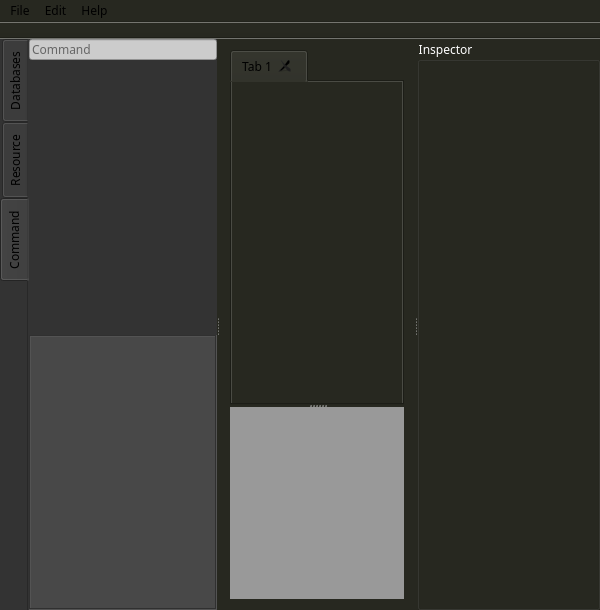
<?xml version="1.0" encoding="UTF-8"?>
<ui version="4.0">
 <class>MainWindow</class>
 <widget class="QMainWindow" name="MainWindow">
  <property name="geometry">
   <rect>
    <x>0</x>
    <y>0</y>
    <width>600</width>
    <height>610</height>
   </rect>
  </property>
  <property name="palette">
   <palette>
    <active>
     <colorrole role="WindowText">
      <brush brushstyle="SolidPattern">
       <color alpha="255">
        <red>255</red>
        <green>255</green>
        <blue>255</blue>
       </color>
      </brush>
     </colorrole>
     <colorrole role="Button">
      <brush brushstyle="SolidPattern">
       <color alpha="255">
        <red>230</red>
        <green>230</green>
        <blue>230</blue>
       </color>
      </brush>
     </colorrole>
     <colorrole role="Text">
      <brush brushstyle="SolidPattern">
       <color alpha="255">
        <red>230</red>
        <green>230</green>
        <blue>230</blue>
       </color>
      </brush>
     </colorrole>
     <colorrole role="Base">
      <brush brushstyle="SolidPattern">
       <color alpha="255">
        <red>39</red>
        <green>40</green>
        <blue>32</blue>
       </color>
      </brush>
     </colorrole>
     <colorrole role="Window">
      <brush brushstyle="SolidPattern">
       <color alpha="255">
        <red>39</red>
        <green>40</green>
        <blue>32</blue>
       </color>
      </brush>
     </colorrole>
    </active>
    <inactive>
     <colorrole role="WindowText">
      <brush brushstyle="SolidPattern">
       <color alpha="255">
        <red>255</red>
        <green>255</green>
        <blue>255</blue>
       </color>
      </brush>
     </colorrole>
     <colorrole role="Button">
      <brush brushstyle="SolidPattern">
       <color alpha="255">
        <red>230</red>
        <green>230</green>
        <blue>230</blue>
       </color>
      </brush>
     </colorrole>
     <colorrole role="Text">
      <brush brushstyle="SolidPattern">
       <color alpha="255">
        <red>230</red>
        <green>230</green>
        <blue>230</blue>
       </color>
      </brush>
     </colorrole>
     <colorrole role="Base">
      <brush brushstyle="SolidPattern">
       <color alpha="255">
        <red>39</red>
        <green>40</green>
        <blue>32</blue>
       </color>
      </brush>
     </colorrole>
     <colorrole role="Window">
      <brush brushstyle="SolidPattern">
       <color alpha="255">
        <red>39</red>
        <green>40</green>
        <blue>32</blue>
       </color>
      </brush>
     </colorrole>
    </inactive>
    <disabled>
     <colorrole role="WindowText">
      <brush brushstyle="SolidPattern">
       <color alpha="255">
        <red>127</red>
        <green>127</green>
        <blue>127</blue>
       </color>
      </brush>
     </colorrole>
     <colorrole role="Button">
      <brush brushstyle="SolidPattern">
       <color alpha="255">
        <red>230</red>
        <green>230</green>
        <blue>230</blue>
       </color>
      </brush>
     </colorrole>
     <colorrole role="Text">
      <brush brushstyle="SolidPattern">
       <color alpha="255">
        <red>127</red>
        <green>127</green>
        <blue>127</blue>
       </color>
      </brush>
     </colorrole>
     <colorrole role="Base">
      <brush brushstyle="SolidPattern">
       <color alpha="255">
        <red>39</red>
        <green>40</green>
        <blue>32</blue>
       </color>
      </brush>
     </colorrole>
     <colorrole role="Window">
      <brush brushstyle="SolidPattern">
       <color alpha="255">
        <red>39</red>
        <green>40</green>
        <blue>32</blue>
       </color>
      </brush>
     </colorrole>
    </disabled>
   </palette>
  </property>
  <property name="font">
   <font>
    <family>Monaco</family>
   </font>
  </property>
  <property name="cursor">
   <cursorShape>ArrowCursor</cursorShape>
  </property>
  <property name="windowTitle">
   <string>Smoke-D</string>
  </property>
  <property name="dockOptions">
   <set>QMainWindow::AllowTabbedDocks|QMainWindow::AnimatedDocks</set>
  </property>
  <property name="unifiedTitleAndToolBarOnMac">
   <bool>false</bool>
  </property>
  <widget class="QWidget" name="centralWidget">
   <property name="font">
    <font>
     <family>Trebuchet MS</family>
    </font>
   </property>
   <property name="autoFillBackground">
    <bool>false</bool>
   </property>
   <property name="styleSheet">
    <string notr="true">background: rgb(39, 40, 32);s</string>
   </property>
   <layout class="QVBoxLayout" name="verticalLayout_3">
    <property name="leftMargin">
     <number>0</number>
    </property>
    <property name="topMargin">
     <number>0</number>
    </property>
    <property name="rightMargin">
     <number>0</number>
    </property>
    <property name="bottomMargin">
     <number>0</number>
    </property>
    <item>
     <widget class="QSplitter" name="splitter_2">
      <property name="orientation">
       <enum>Qt::Horizontal</enum>
      </property>
      <property name="handleWidth">
       <number>2</number>
      </property>
      <widget class="QTabWidget" name="right_tabs">
       <property name="sizePolicy">
        <sizepolicy hsizetype="Expanding" vsizetype="Expanding">
         <horstretch>0</horstretch>
         <verstretch>0</verstretch>
        </sizepolicy>
       </property>
       <property name="maximumSize">
        <size>
         <width>300</width>
         <height>16777215</height>
        </size>
       </property>
       <property name="palette">
        <palette>
         <active>
          <colorrole role="WindowText">
           <brush brushstyle="SolidPattern">
            <color alpha="255">
             <red>255</red>
             <green>255</green>
             <blue>255</blue>
            </color>
           </brush>
          </colorrole>
          <colorrole role="Button">
           <brush brushstyle="SolidPattern">
            <color alpha="255">
             <red>51</red>
             <green>51</green>
             <blue>51</blue>
            </color>
           </brush>
          </colorrole>
          <colorrole role="Text">
           <brush brushstyle="SolidPattern">
            <color alpha="255">
             <red>255</red>
             <green>255</green>
             <blue>255</blue>
            </color>
           </brush>
          </colorrole>
          <colorrole role="ButtonText">
           <brush brushstyle="SolidPattern">
            <color alpha="255">
             <red>255</red>
             <green>255</green>
             <blue>255</blue>
            </color>
           </brush>
          </colorrole>
          <colorrole role="Base">
           <brush brushstyle="SolidPattern">
            <color alpha="255">
             <red>51</red>
             <green>51</green>
             <blue>51</blue>
            </color>
           </brush>
          </colorrole>
          <colorrole role="Window">
           <brush brushstyle="SolidPattern">
            <color alpha="255">
             <red>51</red>
             <green>51</green>
             <blue>51</blue>
            </color>
           </brush>
          </colorrole>
         </active>
         <inactive>
          <colorrole role="WindowText">
           <brush brushstyle="SolidPattern">
            <color alpha="255">
             <red>255</red>
             <green>255</green>
             <blue>255</blue>
            </color>
           </brush>
          </colorrole>
          <colorrole role="Button">
           <brush brushstyle="SolidPattern">
            <color alpha="255">
             <red>51</red>
             <green>51</green>
             <blue>51</blue>
            </color>
           </brush>
          </colorrole>
          <colorrole role="Text">
           <brush brushstyle="SolidPattern">
            <color alpha="255">
             <red>255</red>
             <green>255</green>
             <blue>255</blue>
            </color>
           </brush>
          </colorrole>
          <colorrole role="ButtonText">
           <brush brushstyle="SolidPattern">
            <color alpha="255">
             <red>255</red>
             <green>255</green>
             <blue>255</blue>
            </color>
           </brush>
          </colorrole>
          <colorrole role="Base">
           <brush brushstyle="SolidPattern">
            <color alpha="255">
             <red>51</red>
             <green>51</green>
             <blue>51</blue>
            </color>
           </brush>
          </colorrole>
          <colorrole role="Window">
           <brush brushstyle="SolidPattern">
            <color alpha="255">
             <red>51</red>
             <green>51</green>
             <blue>51</blue>
            </color>
           </brush>
          </colorrole>
         </inactive>
         <disabled>
          <colorrole role="WindowText">
           <brush brushstyle="SolidPattern">
            <color alpha="255">
             <red>255</red>
             <green>255</green>
             <blue>255</blue>
            </color>
           </brush>
          </colorrole>
          <colorrole role="Button">
           <brush brushstyle="SolidPattern">
            <color alpha="255">
             <red>51</red>
             <green>51</green>
             <blue>51</blue>
            </color>
           </brush>
          </colorrole>
          <colorrole role="Text">
           <brush brushstyle="SolidPattern">
            <color alpha="255">
             <red>255</red>
             <green>255</green>
             <blue>255</blue>
            </color>
           </brush>
          </colorrole>
          <colorrole role="ButtonText">
           <brush brushstyle="SolidPattern">
            <color alpha="255">
             <red>255</red>
             <green>255</green>
             <blue>255</blue>
            </color>
           </brush>
          </colorrole>
          <colorrole role="Base">
           <brush brushstyle="SolidPattern">
            <color alpha="255">
             <red>51</red>
             <green>51</green>
             <blue>51</blue>
            </color>
           </brush>
          </colorrole>
          <colorrole role="Window">
           <brush brushstyle="SolidPattern">
            <color alpha="255">
             <red>51</red>
             <green>51</green>
             <blue>51</blue>
            </color>
           </brush>
          </colorrole>
         </disabled>
        </palette>
       </property>
       <property name="font">
        <font>
         <family>Museo Slab</family>
        </font>
       </property>
       <property name="autoFillBackground">
        <bool>false</bool>
       </property>
       <property name="styleSheet">
        <string notr="true">background: rgb(51, 51, 51);</string>
       </property>
       <property name="tabPosition">
        <enum>QTabWidget::West</enum>
       </property>
       <property name="tabShape">
        <enum>QTabWidget::Rounded</enum>
       </property>
       <property name="currentIndex">
        <number>2</number>
       </property>
       <property name="elideMode">
        <enum>Qt::ElideLeft</enum>
       </property>
       <property name="usesScrollButtons">
        <bool>true</bool>
       </property>
       <property name="documentMode">
        <bool>true</bool>
       </property>
       <property name="tabsClosable">
        <bool>false</bool>
       </property>
       <property name="movable">
        <bool>false</bool>
       </property>
       <widget class="QWidget" name="tab_db">
        <attribute name="title">
         <string>Databases</string>
        </attribute>
       </widget>
       <widget class="QWidget" name="tab_resourceview">
        <attribute name="title">
         <string>Resource</string>
        </attribute>
        <layout class="QVBoxLayout" name="verticalLayout_2">
         <item>
          <widget class="QTreeView" name="resource_view">
           <property name="font">
            <font>
             <family>Museo Slab</family>
            </font>
           </property>
           <property name="styleSheet">
            <string notr="true">color: rgb(230, 230, 230);</string>
           </property>
           <property name="frameShape">
            <enum>QFrame::NoFrame</enum>
           </property>
           <property name="frameShadow">
            <enum>QFrame::Plain</enum>
           </property>
           <property name="lineWidth">
            <number>0</number>
           </property>
           <property name="uniformRowHeights">
            <bool>true</bool>
           </property>
           <property name="sortingEnabled">
            <bool>true</bool>
           </property>
           <property name="animated">
            <bool>true</bool>
           </property>
           <property name="wordWrap">
            <bool>true</bool>
           </property>
           <attribute name="headerDefaultSectionSize">
            <number>100</number>
           </attribute>
          </widget>
         </item>
        </layout>
       </widget>
       <widget class="QWidget" name="tab_cmd">
        <attribute name="title">
         <string>Command</string>
        </attribute>
        <layout class="QVBoxLayout" name="verticalLayout_6">
         <property name="spacing">
          <number>0</number>
         </property>
         <property name="leftMargin">
          <number>0</number>
         </property>
         <property name="topMargin">
          <number>0</number>
         </property>
         <property name="rightMargin">
          <number>0</number>
         </property>
         <property name="bottomMargin">
          <number>0</number>
         </property>
         <item>
          <widget class="QLineEdit" name="cmd">
           <property name="maximumSize">
            <size>
             <width>16777215</width>
             <height>21</height>
            </size>
           </property>
           <property name="font">
            <font>
             <family>Monaco</family>
            </font>
           </property>
           <property name="mouseTracking">
            <bool>true</bool>
           </property>
           <property name="styleSheet">
            <string notr="true">background: rgb(204, 204, 204);</string>
           </property>
           <property name="frame">
            <bool>true</bool>
           </property>
           <property name="placeholderText">
            <string>Command</string>
           </property>
          </widget>
         </item>
         <item>
          <widget class="QListView" name="cmd_view">
           <property name="palette">
            <palette>
             <active>
              <colorrole role="Button">
               <brush brushstyle="SolidPattern">
                <color alpha="255">
                 <red>51</red>
                 <green>51</green>
                 <blue>51</blue>
                </color>
               </brush>
              </colorrole>
              <colorrole role="Text">
               <brush brushstyle="SolidPattern">
                <color alpha="255">
                 <red>255</red>
                 <green>255</green>
                 <blue>255</blue>
                </color>
               </brush>
              </colorrole>
              <colorrole role="Base">
               <brush brushstyle="SolidPattern">
                <color alpha="255">
                 <red>51</red>
                 <green>51</green>
                 <blue>51</blue>
                </color>
               </brush>
              </colorrole>
              <colorrole role="Window">
               <brush brushstyle="SolidPattern">
                <color alpha="255">
                 <red>51</red>
                 <green>51</green>
                 <blue>51</blue>
                </color>
               </brush>
              </colorrole>
             </active>
             <inactive>
              <colorrole role="Button">
               <brush brushstyle="SolidPattern">
                <color alpha="255">
                 <red>51</red>
                 <green>51</green>
                 <blue>51</blue>
                </color>
               </brush>
              </colorrole>
              <colorrole role="Text">
               <brush brushstyle="SolidPattern">
                <color alpha="255">
                 <red>255</red>
                 <green>255</green>
                 <blue>255</blue>
                </color>
               </brush>
              </colorrole>
              <colorrole role="Base">
               <brush brushstyle="SolidPattern">
                <color alpha="255">
                 <red>51</red>
                 <green>51</green>
                 <blue>51</blue>
                </color>
               </brush>
              </colorrole>
              <colorrole role="Window">
               <brush brushstyle="SolidPattern">
                <color alpha="255">
                 <red>51</red>
                 <green>51</green>
                 <blue>51</blue>
                </color>
               </brush>
              </colorrole>
             </inactive>
             <disabled>
              <colorrole role="Button">
               <brush brushstyle="SolidPattern">
                <color alpha="255">
                 <red>51</red>
                 <green>51</green>
                 <blue>51</blue>
                </color>
               </brush>
              </colorrole>
              <colorrole role="Text">
               <brush brushstyle="SolidPattern">
                <color alpha="255">
                 <red>127</red>
                 <green>127</green>
                 <blue>127</blue>
                </color>
               </brush>
              </colorrole>
              <colorrole role="Base">
               <brush brushstyle="SolidPattern">
                <color alpha="255">
                 <red>51</red>
                 <green>51</green>
                 <blue>51</blue>
                </color>
               </brush>
              </colorrole>
              <colorrole role="Window">
               <brush brushstyle="SolidPattern">
                <color alpha="255">
                 <red>51</red>
                 <green>51</green>
                 <blue>51</blue>
                </color>
               </brush>
              </colorrole>
             </disabled>
            </palette>
           </property>
           <property name="font">
            <font>
             <family>Museo Slab</family>
            </font>
           </property>
           <property name="focusPolicy">
            <enum>Qt::StrongFocus</enum>
           </property>
           <property name="styleSheet">
            <string notr="true"/>
           </property>
           <property name="frameShape">
            <enum>QFrame::NoFrame</enum>
           </property>
           <property name="frameShadow">
            <enum>QFrame::Plain</enum>
           </property>
           <property name="editTriggers">
            <set>QAbstractItemView::NoEditTriggers</set>
           </property>
           <property name="selectionRectVisible">
            <bool>true</bool>
           </property>
          </widget>
         </item>
         <item>
          <widget class="QTextBrowser" name="cmd_help">
           <property name="font">
            <font>
             <family>Museo Slab</family>
            </font>
           </property>
           <property name="styleSheet">
            <string notr="true">color: rgb(255, 255, 255);
background-color: rgb(72, 72, 72);</string>
           </property>
           <property name="frameShape">
            <enum>QFrame::Box</enum>
           </property>
           <property name="frameShadow">
            <enum>QFrame::Sunken</enum>
           </property>
          </widget>
         </item>
        </layout>
       </widget>
      </widget>
      <widget class="QWidget" name="layoutWidget">
       <layout class="QVBoxLayout" name="verticalLayout">
        <property name="spacing">
         <number>0</number>
        </property>
        <item>
         <widget class="QSplitter" name="splitter">
          <property name="sizePolicy">
           <sizepolicy hsizetype="Preferred" vsizetype="Expanding">
            <horstretch>1</horstretch>
            <verstretch>0</verstretch>
           </sizepolicy>
          </property>
          <property name="orientation">
           <enum>Qt::Vertical</enum>
          </property>
          <property name="handleWidth">
           <number>2</number>
          </property>
          <widget class="QTabWidget" name="scene_tabs">
           <property name="sizePolicy">
            <sizepolicy hsizetype="Expanding" vsizetype="Expanding">
             <horstretch>0</horstretch>
             <verstretch>1</verstretch>
            </sizepolicy>
           </property>
           <property name="font">
            <font>
             <family>Museo Slab</family>
            </font>
           </property>
           <property name="mouseTracking">
            <bool>false</bool>
           </property>
           <property name="styleSheet">
            <string notr="true"/>
           </property>
           <property name="tabShape">
            <enum>QTabWidget::Rounded</enum>
           </property>
           <property name="currentIndex">
            <number>0</number>
           </property>
           <property name="elideMode">
            <enum>Qt::ElideNone</enum>
           </property>
           <property name="usesScrollButtons">
            <bool>true</bool>
           </property>
           <property name="documentMode">
            <bool>false</bool>
           </property>
           <property name="tabsClosable">
            <bool>true</bool>
           </property>
           <property name="movable">
            <bool>true</bool>
           </property>
           <widget class="QWidget" name="scene1">
            <property name="mouseTracking">
             <bool>true</bool>
            </property>
            <attribute name="title">
             <string>Tab 1</string>
            </attribute>
            <layout class="QVBoxLayout" name="verticalLayout_5">
             <property name="leftMargin">
              <number>0</number>
             </property>
             <property name="topMargin">
              <number>0</number>
             </property>
             <property name="rightMargin">
              <number>0</number>
             </property>
             <property name="bottomMargin">
              <number>0</number>
             </property>
             <item>
              <widget class="SmokeGraphicsView" name="graphics_view">
               <property name="frameShape">
                <enum>QFrame::NoFrame</enum>
               </property>
              </widget>
             </item>
            </layout>
           </widget>
          </widget>
          <widget class="QTextEdit" name="cmd_textoutput">
           <property name="sizePolicy">
            <sizepolicy hsizetype="Expanding" vsizetype="Expanding">
             <horstretch>0</horstretch>
             <verstretch>0</verstretch>
            </sizepolicy>
           </property>
           <property name="maximumSize">
            <size>
             <width>16777215</width>
             <height>16777215</height>
            </size>
           </property>
           <property name="font">
            <font>
             <family>Museo Slab</family>
             <pointsize>11</pointsize>
            </font>
           </property>
           <property name="styleSheet">
            <string notr="true">background: rgb(153, 153, 153);
color: rgb(25, 25, 25);</string>
           </property>
           <property name="frameShape">
            <enum>QFrame::NoFrame</enum>
           </property>
           <property name="frameShadow">
            <enum>QFrame::Plain</enum>
           </property>
           <property name="documentTitle">
            <string>sdf</string>
           </property>
           <property name="readOnly">
            <bool>true</bool>
           </property>
          </widget>
         </widget>
        </item>
       </layout>
      </widget>
      <widget class="QGroupBox" name="groupBox">
       <property name="maximumSize">
        <size>
         <width>300</width>
         <height>16777215</height>
        </size>
       </property>
       <property name="font">
        <font>
         <family>Museo Slab</family>
        </font>
       </property>
       <property name="styleSheet">
        <string notr="true">color: rgb(255, 255, 255);</string>
       </property>
       <property name="title">
        <string>Inspector</string>
       </property>
       <property name="flat">
        <bool>false</bool>
       </property>
       <property name="checkable">
        <bool>false</bool>
       </property>
       <layout class="QHBoxLayout" name="horizontalLayout">
        <property name="leftMargin">
         <number>0</number>
        </property>
        <property name="topMargin">
         <number>0</number>
        </property>
        <property name="rightMargin">
         <number>0</number>
        </property>
        <property name="bottomMargin">
         <number>0</number>
        </property>
        <item>
         <widget class="QTreeView" name="object_inspector">
          <property name="focusPolicy">
           <enum>Qt::StrongFocus</enum>
          </property>
          <property name="styleSheet">
           <string notr="true">QTreeView::item {

}</string>
          </property>
          <property name="frameShape">
           <enum>QFrame::NoFrame</enum>
          </property>
          <property name="alternatingRowColors">
           <bool>false</bool>
          </property>
          <property name="selectionBehavior">
           <enum>QAbstractItemView::SelectItems</enum>
          </property>
          <property name="uniformRowHeights">
           <bool>true</bool>
          </property>
          <property name="animated">
           <bool>true</bool>
          </property>
          <property name="headerHidden">
           <bool>true</bool>
          </property>
          <attribute name="headerVisible">
           <bool>false</bool>
          </attribute>
          <attribute name="headerStretchLastSection">
           <bool>false</bool>
          </attribute>
         </widget>
        </item>
       </layout>
      </widget>
     </widget>
    </item>
   </layout>
  </widget>
  <widget class="QMenuBar" name="menuBar">
   <property name="geometry">
    <rect>
     <x>0</x>
     <y>0</y>
     <width>600</width>
     <height>22</height>
    </rect>
   </property>
   <widget class="QMenu" name="menuFile">
    <property name="cursor">
     <cursorShape>ArrowCursor</cursorShape>
    </property>
    <property name="title">
     <string>File</string>
    </property>
   </widget>
   <widget class="QMenu" name="menuEdit">
    <property name="title">
     <string>Edit</string>
    </property>
   </widget>
   <widget class="QMenu" name="menuHelp">
    <property name="title">
     <string>Help</string>
    </property>
   </widget>
   <addaction name="menuFile"/>
   <addaction name="menuEdit"/>
   <addaction name="menuHelp"/>
  </widget>
  <widget class="QToolBar" name="toolBar">
   <property name="maximumSize">
    <size>
     <width>16777215</width>
     <height>20</height>
    </size>
   </property>
   <property name="windowTitle">
    <string>toolBar</string>
   </property>
   <property name="autoFillBackground">
    <bool>true</bool>
   </property>
   <property name="movable">
    <bool>false</bool>
   </property>
   <property name="iconSize">
    <size>
     <width>16</width>
     <height>16</height>
    </size>
   </property>
   <property name="toolButtonStyle">
    <enum>Qt::ToolButtonTextBesideIcon</enum>
   </property>
   <attribute name="toolBarArea">
    <enum>TopToolBarArea</enum>
   </attribute>
   <attribute name="toolBarBreak">
    <bool>false</bool>
   </attribute>
  </widget>
 </widget>
 <layoutdefault spacing="6" margin="11"/>
 <customwidgets>
  <customwidget>
   <class>SmokeGraphicsView</class>
   <extends>QGraphicsView</extends>
   <header>smokegraphicsview.h</header>
  </customwidget>
 </customwidgets>
 <resources/>
 <connections/>
</ui>
